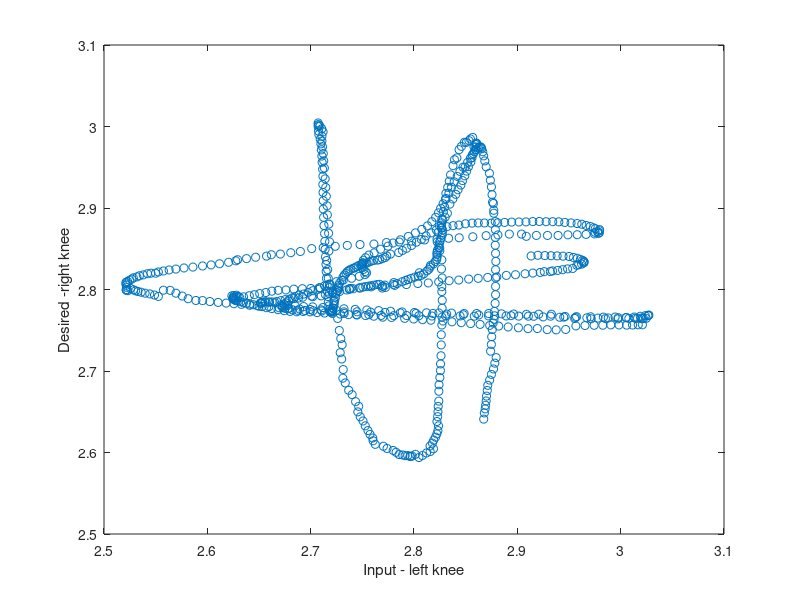

Here is the MATLAB script that generated this plot:
load angles.mat

load angles.mat

input = angles(3).angle_left;
desired = angles(3).angle_right;

figure();

plot(input, desired, 'o');
xlabel('Input - left knee');
ylabel('Desired -right knee');


